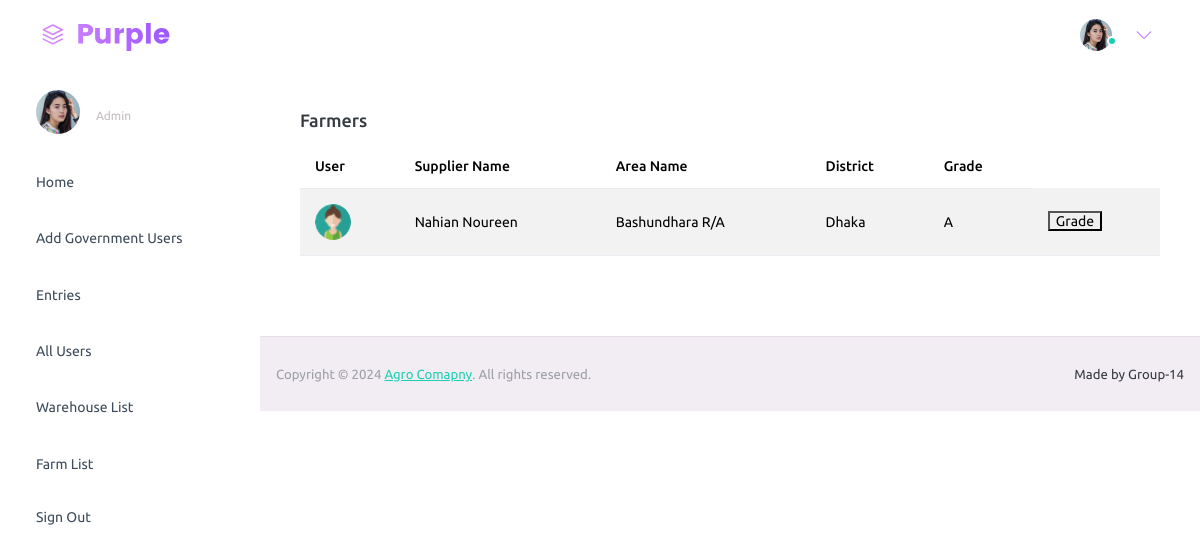
Page /adminpages/admin-grade-supplier.php on the earlier database version.
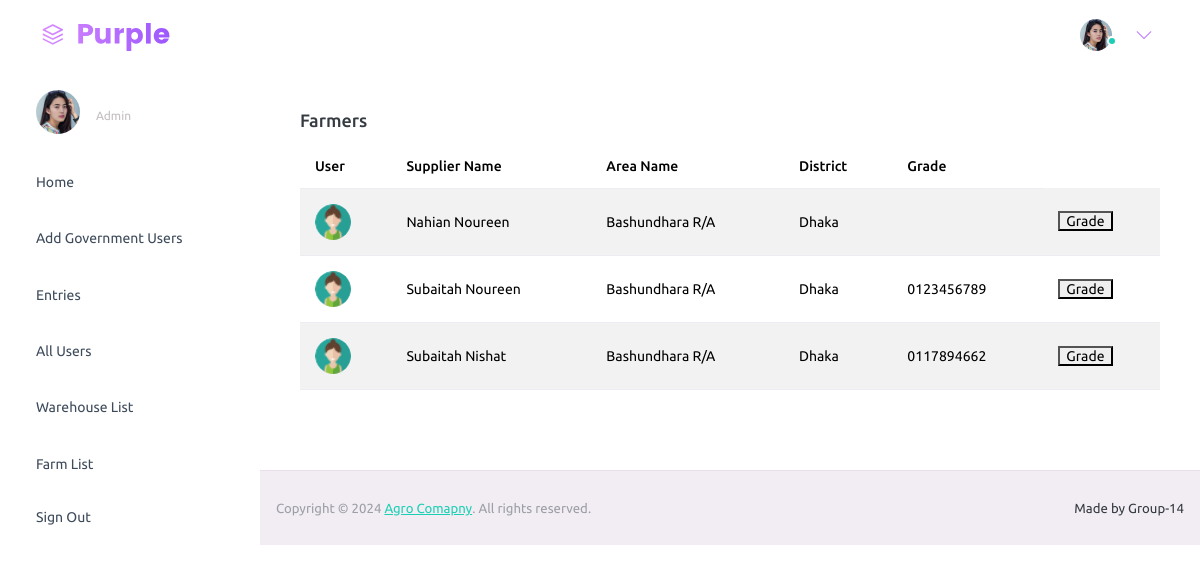
Same page on the later database version.
### tables this page shows
CREATE TABLE `supplier_t` (
  `SupplierID` varchar(20) NOT NULL,
  `Name` varchar(50) DEFAULT NULL,
  `AreaName` varchar(50) DEFAULT NULL,
  `District` varchar(20) DEFAULT NULL,
  `Division` varchar(20) DEFAULT NULL,
  `GradeRequirement` varchar(50) DEFAULT 'Not Yet Graded'
);

### adminpages/admin-grade-supplier.php (the view, shortened to what the changed rows need)
<?php
    include '../backend/connect.php';
    $sql = "SELECT * FROM supplier_t";
    $result = $conn->query($sql);
?>
<!DOCTYPE html>
<html lang="en">
  <head>
    <link rel="stylesheet" href="../assets/vendors/mdi/css/materialdesignicons.min.css">
    <link rel="stylesheet" href="../assets/vendors/ti-icons/css/themify-icons.css">
    <link rel="stylesheet" href="../assets/vendors/css/vendor.bundle.base.css">
    <link rel="stylesheet" href="../assets/vendors/font-awesome/css/font-awesome.min.css">
    <link rel="stylesheet" href="../assets/vendors/font-awesome/css/font-awesome.min.css" />
    <link rel="stylesheet" href="../assets/vendors/bootstrap-datepicker/bootstrap-datepicker.min.css">
    <link rel="stylesheet" href="../assets/css/style.css">
  </head>
  <body>
    <div class="container-scroller">
      <div class="container-fluid page-body-wrapper">
        <div class="main-panel">
        <div class="col-lg-12 grid-margin stretch-card">
                <div class="card">
                  <div class="card-body">
                    <table class="table table-striped">
                      <thead>
                        <tr>
                          <th> User </th>
                          <th> Supplier Name </th>
                          <th> Area Name </th>
                          <th> District </th>
                          <th> Grade </th>
                        </tr>
                      </thead>
                      <tbody>
                        <form action="../backend/grade-supplier.php" method="POST">
                        <?php
                          echo "<tr>";
                          while ($row = mysqli_fetch_array($result)) {
                            echo "<td ClassName='py-1'>";
                            echo "<img src='../assets/images/faces-clipart/pic-3.png' " . "alt=image' /></td>";
                            $supplier_id = $row['SupplierID'];
                            $name = $row['Name'];
                            $area_name = $row['AreaName'];
                            $district = $row['District'];
                            $grade = $row['GradeRequirement'];
                            echo "<td>" . $name . "</td>";
                            echo "<td>" . $area_name . "</td>";
                            echo "<td>" . $district . "</td>";
                            echo "<td>" . $grade . "</td>";
                            echo "<td><button type='submit' name='grade_supplier' value='" . $supplier_id . "'>Grade</button></td></tr>";
                          }
                        ?>
                        </form>
                      </tbody>
                    </table>
                  </div>
                </div>
              </div>
        </div>
      </div>
    </div>
  </body>
</html>

Differences in the rows shown:
changed supplier_t "Nahian Noureen": GradeRequirement "A" → (not shown)
added supplier_t: Name "Subaitah Noureen", AreaName "Bashundhara R/A", District "Dhaka", GradeRequirement "0123456789"
added supplier_t: Name "Subaitah Nishat", AreaName "Bashundhara R/A", District "Dhaka", GradeRequirement "0117894662"
